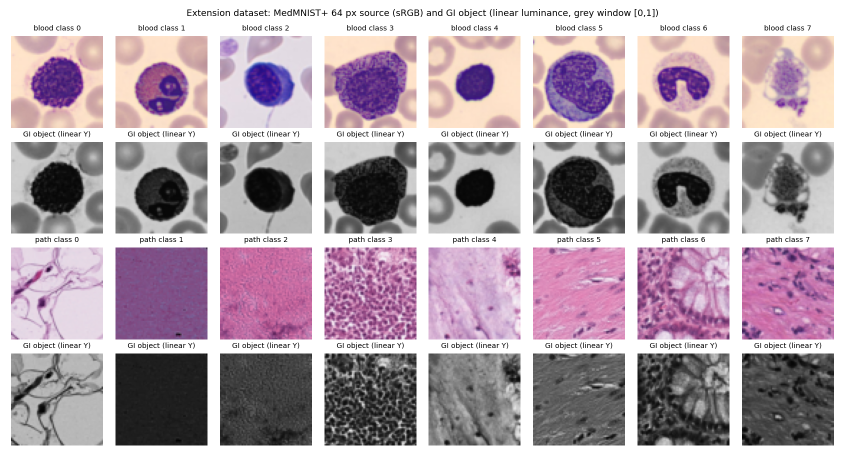
#> input picture 03_Final_MTP_Report/images/dataset_contact_sheet.png, 1690 x 910 px (shown at 1/2 size); its folder holds only this picture in this run
$ python dataset_audit.py
#> lines starting #> are read from the running program, lines starting #| are printed output that depends on the picture
#!/usr/bin/env python3
"""Audit a microscopy image dataset and generate a human-readable report.

This script is intentionally conservative: it reports suspicious images without deleting
anything. It scans the dataset for basic quality issues, duplicates, aspect-ratio
heterogeneity, and likely outliers.
"""

from __future__ import annotations

import argparse
import hashlib
import json
import math
from collections import Counter, defaultdict
from pathlib import Path
from typing import Dict, Iterable, List, Optional, Tuple

import numpy as np
from PIL import Image, ImageOps

SUPPORTED_EXTS = {".png", ".jpg", ".jpeg", ".bmp", ".tif", ".tiff"}


def safe_image_open(path: Path):
    try:
        with Image.open(path) as img:
            img.load()
        return Image.open(path), None
    except Exception as exc:  # pragma: no cover - used for file validation
        return None, str(exc)


def perceptual_hash(img: Image.Image, hash_size: int = 8) -> str:
    """Simple dHash implementation for duplicate and near-duplicate detection."""
    gray = img.convert("L").resize((hash_size + 1, hash_size), Image.Resampling.LANCZOS)
    pixels = np.asarray(gray, dtype=np.uint8)
    diff = pixels[:, 1:] > pixels[:, :-1]
    bits = np.packbits(diff.astype(np.uint8), axis=1)
    return hashlib.sha1(bits.tobytes()).hexdigest()


def hamming_distance(a: str, b: str) -> int:
    if len(a) != len(b):
        return 9999
    return sum(ch1 != ch2 for ch1, ch2 in zip(a, b))


def compute_border_score(gray: np.ndarray, border_fraction: float = 0.08) -> Dict[str, float]:
    h, w = gray.shape
    border = max(2, int(min(h, w) * border_fraction))
    slices = []
    if h > border:
        slices.append(gray[:border, :])
        slices.append(gray[-border:, :])
    if w > border:
        slices.append(gray[:, :border])
        slices.append(gray[:, -border:])
    if not slices:
        arr = gray.astype(np.float32).ravel()
    else:
        arr = np.concatenate([s.ravel() for s in slices], axis=0).astype(np.float32)
    return {
        "mean": float(arr.mean()) if arr.size else 0.0,
        "std": float(arr.std()) if arr.size else 0.0,
        "ratio_low": float(np.mean(arr < 0.15)) if arr.size else 0.0,
    }


def compute_stats_for_image(path: Path) -> Dict[str, object]:
    result: Dict[str, object] = {
        "path": str(path),
        "exists": path.exists(),
        "size_bytes": path.stat().st_size if path.exists() else 0,
        "status": "ok",
        "issues": [],
    }

    if not path.exists():
        result["status"] = "missing"
        return result

    try:
        with Image.open(path) as img:
            img.load()
            width, height = img.size
            mode = img.mode
            rgb_img = img.convert("RGB")
            thumb = rgb_img.copy()
            thumb.thumbnail((512, 512), Image.Resampling.LANCZOS)
            arr = np.asarray(thumb)
            gray = np.asarray(ImageOps.grayscale(thumb), dtype=np.float32) / 255.0
    except Exception as exc:
        result["status"] = "corrupted"
        result["issues"].append(f"Could not open image: {exc}")
        return result

    result["width"] = width
    result["height"] = height
    result["aspect_ratio"] = width / max(height, 1)
    result["mode"] = mode

    if len(arr.shape) == 2:
        result["channels"] = 1
        rgb = np.stack([arr.astype(np.float32), arr.astype(np.float32), arr.astype(np.float32)], axis=-1) / 255.0
    elif arr.shape[-1] in (3, 4):
        result["channels"] = arr.shape[-1]
        rgb = arr.astype(np.float32) / 255.0
    else:
        result["channels"] = 0
        rgb = np.zeros((height, width, 3), dtype=np.float32)

    result["brightness_mean"] = float(gray.mean())
    result["brightness_std"] = float(gray.std())
    result["contrast"] = float(gray.std())
    result["mean_rgb"] = {"r": float(rgb[..., 0].mean()), "g": float(rgb[..., 1].mean()), "b": float(rgb[..., 2].mean())}
    result["std_rgb"] = {"r": float(rgb[..., 0].std()), "g": float(rgb[..., 1].std()), "b": float(rgb[..., 2].std())}

    border = compute_border_score(gray)
    result["border_mean"] = border["mean"]
    result["border_std"] = border["std"]
    result["border_low_ratio"] = border["ratio_low"]

    if result["brightness_mean"] < 0.08 or result["brightness_std"] < 0.02:
        result["issues"].append("very dark or low-contrast image")
    if result["contrast"] < 0.02:
        result["issues"].append("extremely low contrast")
    if result["border_low_ratio"] > 0.4:
        result["issues"].append("large dark border / irrelevant background candidate")

    if result["channels"] == 3:
        if rgb[..., 0].mean() > 0.8 and rgb[..., 1].mean() > 0.8 and rgb[..., 2].mean() > 0.8:
            result["issues"].append("very bright RGB image")

    return result


def find_images(root: Path) -> List[Path]:
    if not root.exists():
        return []
    paths: List[Path] = []
    for candidate in sorted(root.rglob("*")):
        if candidate.is_file() and candidate.suffix.lower() in SUPPORTED_EXTS:
            paths.append(candidate)
    return paths


def collect_dataset_report(root: Path) -> Dict[str, object]:
    roots = [root / "train" / "images", root / "valid" / "images", root / "test" / "images", root / "images"]
    image_paths = []
    seen = set()
    for search_root in roots:
        for p in find_images(search_root):
            if p not in seen:
                seen.add(p)
                image_paths.append(p)
    image_paths = sorted(image_paths)

    reports = []
    for p in image_paths:
        r = compute_stats_for_image(p)
#> in compute_stats_for_image, img is the input picture: PIL image 1690x910 RGBA; mean R, G, B, A 179, 163.2, 173.3, 255
#> in compute_stats_for_image, `thumb.thumbnail((512, 512), Image.Resampling.LANCZOS)`:
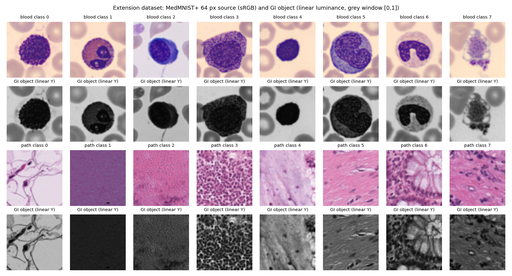
#> thumb: PIL image 512x276 RGB; mean R, G, B 178.6, 162.8, 172.9
#> in compute_stats_for_image, `gray = np.asarray(ImageOps.grayscale(thumb), dtype=np.float32) / 255.0`:
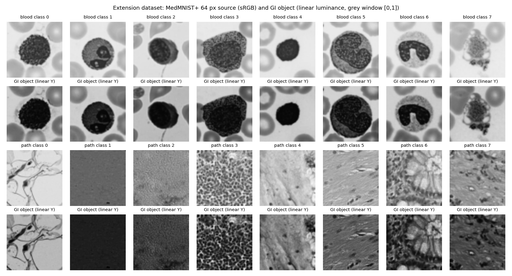
#> gray: shape (276, 512) float32; min 0, max 1, mean 0.661
#> in compute_stats_for_image, `border = compute_border_score(gray)`: border = {'mean': 0.773, 'std': 0.296, 'ratio_low': 0.0495}
        reports.append(r)

    duplicate_groups: Dict[str, List[str]] = defaultdict(list)
    hashes = {}
    for rep in reports:
        if rep["status"] != "ok":
            continue
        p = Path(rep["path"])
        try:
            with Image.open(p) as img:
                key = perceptual_hash(img)
        except Exception:
            continue
        hashes[str(p)] = key
        duplicate_groups[key].append(str(p))

    duplicate_clusters = []
    for key, group in duplicate_groups.items():
        if len(group) > 1:
            duplicate_clusters.append({"hash": key, "paths": group})

    # near-duplicate detection using hash distance on all unique hashes
    near_duplicate_pairs = []
    unique_hashes = list(hashes.values())
    unique_paths = list(hashes.keys())
    for i in range(len(unique_hashes)):
        for j in range(i + 1, len(unique_hashes)):
            if hamming_distance(unique_hashes[i], unique_hashes[j]) <= 4:
                near_duplicate_pairs.append({
                    "path_a": unique_paths[i],
                    "path_b": unique_paths[j],
                    "distance": hamming_distance(unique_hashes[i], unique_hashes[j]),
                })

    widths = [float(r["width"]) for r in reports if r.get("status") == "ok"]
    heights = [float(r["height"]) for r in reports if r.get("status") == "ok"]
    aspect_ratios = [float(r["aspect_ratio"]) for r in reports if r.get("status") == "ok"]
    brightness = [float(r["brightness_mean"]) for r in reports if r.get("status") == "ok"]
    contrast_vals = [float(r["contrast"]) for r in reports if r.get("status") == "ok"]
    modes = Counter(str(r["mode"]) for r in reports if r.get("status") == "ok")

    report = {
        "dataset_root": str(root),
        "total_images": len(image_paths),
        "total_valid_images": sum(1 for r in reports if r.get("status") == "ok"),
        "corrupted_images": [r["path"] for r in reports if r.get("status") == "corrupted"],
        "image_formats": dict(Counter(p.suffix.lower() for p in image_paths)),
        "channels": dict(modes),
        "width_summary": summarize_values(widths),
        "height_summary": summarize_values(heights),
        "aspect_ratio_summary": summarize_values(aspect_ratios),
        "brightness_summary": summarize_values(brightness),
        "contrast_summary": summarize_values(contrast_vals),
        "possible_border_issue_images": [
            r["path"] for r in reports if r.get("status") == "ok" and "large dark border / irrelevant background candidate" in r.get("issues", [])
        ],
        "low_quality_candidates": [
            r["path"] for r in reports if r.get("status") == "ok" and ("very dark or low-contrast image" in r.get("issues", []) or "extremely low contrast" in r.get("issues", []))
        ],
        "duplicate_groups": duplicate_clusters,
        "near_duplicate_pairs": near_duplicate_pairs,
        "all_reports": reports,
    }
    return report


def summarize_values(values: Iterable[float]) -> Dict[str, float]:
    arr = np.asarray(list(values), dtype=np.float32)
    if arr.size == 0:
        return {"min": 0.0, "max": 0.0, "mean": 0.0, "std": 0.0, "p05": 0.0, "p50": 0.0, "p95": 0.0}
    return {
        "min": float(np.min(arr)),
        "max": float(np.max(arr)),
        "mean": float(np.mean(arr)),
        "std": float(np.std(arr)),
        "p05": float(np.percentile(arr, 5)),
        "p50": float(np.percentile(arr, 50)),
        "p95": float(np.percentile(arr, 95)),
    }


def choose_representative_images(reports: List[Dict[str, object]], n: int = 16) -> List[str]:
    ok = [r for r in reports if r.get("status") == "ok"]
    ranked = sorted(ok, key=lambda r: (float(r["brightness_mean"]), float(r["contrast"]), float(r["aspect_ratio"])))
    selected: List[str] = []
    indices = []
    for q in np.linspace(0, 1, min(n, len(ranked))):
        idx = min(len(ranked) - 1, max(0, int(round(q * (len(ranked) - 1)))))
        if idx not in indices:
            indices.append(idx)
    for idx in indices:
        selected.append(ranked[idx]["path"])
    if len(selected) < n:
        for rep in ok:
            if rep["path"] not in selected:
                selected.append(rep["path"])
            if len(selected) >= n:
                break
    return selected[:n]


def montage_images(paths, output_path: Path, grid_size: int = 4, max_images: int = 16):
    selected = paths[:max_images]
    if not selected:
        return
    cols = grid_size
    rows = math.ceil(len(selected) / cols)
    sample = []
    for p in selected:
        with Image.open(p) as img:
            rgb = img.convert("RGB")
            rgb.thumbnail((256, 256), Image.Resampling.LANCZOS)
            sample.append(rgb)
    tile_w = max(img.size[0] for img in sample)
    tile_h = max(img.size[1] for img in sample)
    canvas = Image.new("RGB", (cols * tile_w, rows * tile_h), color=(245, 245, 245))
    for idx, img in enumerate(sample):
        x = (idx % cols) * tile_w
        y = (idx // cols) * tile_h
        canvas.paste(img, (x, y))
    output_path.parent.mkdir(parents=True, exist_ok=True)
    canvas.save(output_path)


def main():
    parser = argparse.ArgumentParser(description="Audit an onion microscopy dataset and generate a report.")
    parser.add_argument("--data-root", type=str, default=".", help="Dataset root directory. Defaults to current workspace.")
    parser.add_argument("--output-dir", type=str, default="results/audit", help="Where to save JSON/figure outputs.")
    args = parser.parse_args()

    root = Path(args.data_root).resolve()
    output_dir = Path(args.output_dir)
    output_dir.mkdir(parents=True, exist_ok=True)

    report = collect_dataset_report(root)
#> in collect_dataset_report, `r = compute_stats_for_image(p)`: r = 18 items
#> in perceptual_hash, `bits = np.packbits(diff.astype(np.uint8), axis=1)`: bits = [174, 219, 170, 219, 122, 57, 58, 57]
#> in collect_dataset_report, `key = perceptual_hash(img)`: key = 'e916b92a692a08b55b43d73e3111c9a96f0cb122'
#> in collect_dataset_report, `unique_hashes = list(hashes.values())`: unique_hashes = ['e916b92a692a08b55b43d73e3111c9a96f0cb122']
#> in collect_dataset_report, `unique_paths = list(hashes.keys())`: unique_paths = 1 item
#> the loop in collect_dataset_report, `for i in range(len(unique_hashes)):` made 1 pass
#> after the loop in collect_dataset_report, `for i in range(len(unique_hashes)):`: near_duplicate_pairs = []
#> in collect_dataset_report, `widths = [float(r["width"]) for r in reports if r.get("status") == "ok"]`: widths = [1690]
#> in collect_dataset_report, `heights = [float(r["height"]) for r in reports if r.get("status") == "..`: heights = [910]
#> in collect_dataset_report, `aspect_ratios = [float(r["aspect_ratio"]) for r in reports if r.get("s..`: aspect_ratios = [1.86]
#> in collect_dataset_report, `brightness = [float(r["brightness_mean"]) for r in reports if r.get("s..`: brightness = [0.661]
#> in collect_dataset_report, `contrast_vals = [float(r["contrast"]) for r in reports if r.get("statu..`: contrast_vals = [0.291]
#> in collect_dataset_report, `modes = Counter(str(r["mode"]) for r in reports if r.get("status") == ..`: modes = {'RGBA': 1}
#> in summarize_values, `arr = np.asarray(list(values), dtype=np.float32)`: arr = [1690]
#> report = 16 items
    (output_dir / "dataset_audit_report.json").write_text(json.dumps(report, indent=2), encoding="utf-8")

    selected = choose_representative_images(report["all_reports"], n=16)
#> selected = 1 item
    montage_images(selected, output_dir / "contact_sheet.png", grid_size=4, max_images=16)
#> in montage_images, `rows = math.ceil(len(selected) / cols)`: rows = 1
#> in montage_images, `rgb.thumbnail((256, 256), Image.Resampling.LANCZOS)`:
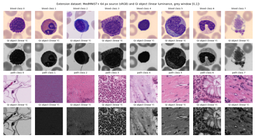
#> rgb: PIL image 256x138 RGB; mean R, G, B 178.6, 162.7, 172.9
#> in montage_images, `tile_w = max(img.size[0] for img in sample)`: tile_w = 256
#> in montage_images, `tile_h = max(img.size[1] for img in sample)`: tile_h = 138
#> in montage_images, `canvas = Image.new("RGB", (cols * tile_w, rows * tile_h), color=(245, ..`: canvas: PIL image 1024x138 RGB; every value is 245
#> the loop in montage_images, `for idx, img in enumerate(sample):` made 1 pass
#> (x, y) on pass 1: (0, 0)
#> after the loop in montage_images, `for idx, img in enumerate(sample):`:
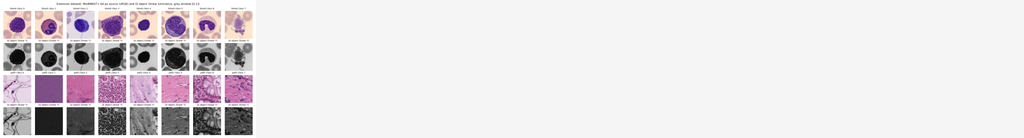
#> canvas: PIL image 1024x138 RGB; mean R, G, B 228.4, 224.4, 227

    print(json.dumps({
        "dataset_root": str(root),
        "total_images": report["total_images"],
        "corrupted": len(report["corrupted_images"]),
        "formats": report["image_formats"],
        "channels": report["channels"],
        "width_range": [report["width_summary"]["min"], report["width_summary"]["max"]],
        "height_range": [report["height_summary"]["min"], report["height_summary"]["max"]],
        "aspect_ratio_range": [report["aspect_ratio_summary"]["min"], report["aspect_ratio_summary"]["max"]],
        "candidate_border_images": len(report["possible_border_issue_images"]),
        "duplicate_clusters": len(report["duplicate_groups"]),
        "report_path": str(output_dir / "dataset_audit_report.json"),
        "contact_sheet_path": str(output_dir / "contact_sheet.png"),
    }, indent=2))
#> (printed output is left out)


if __name__ == "__main__":
    main()
